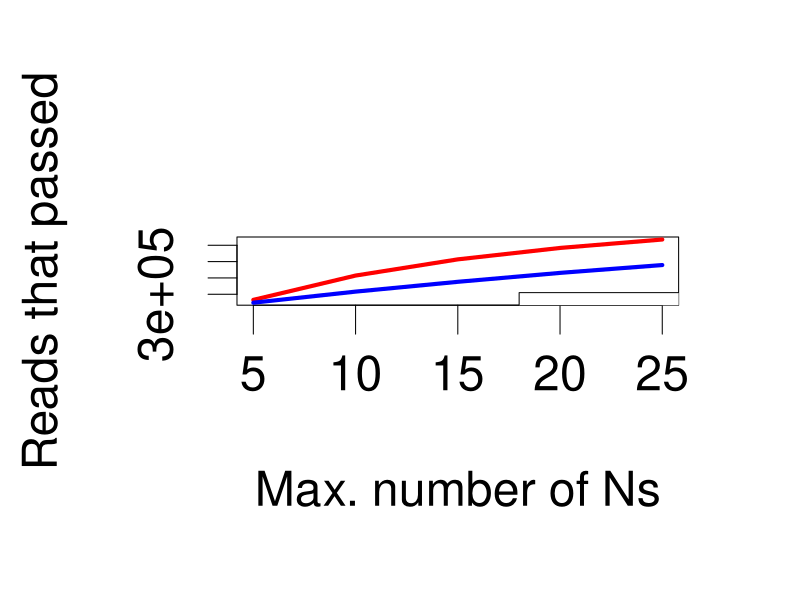
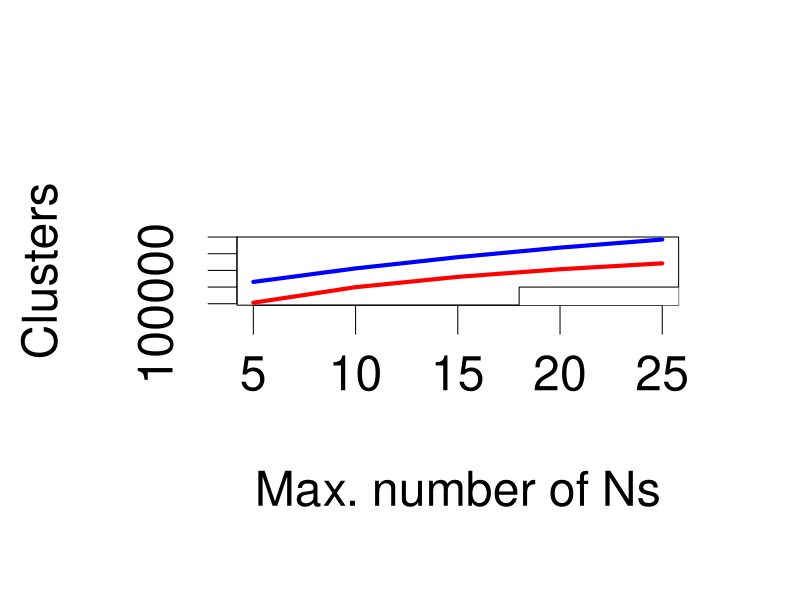
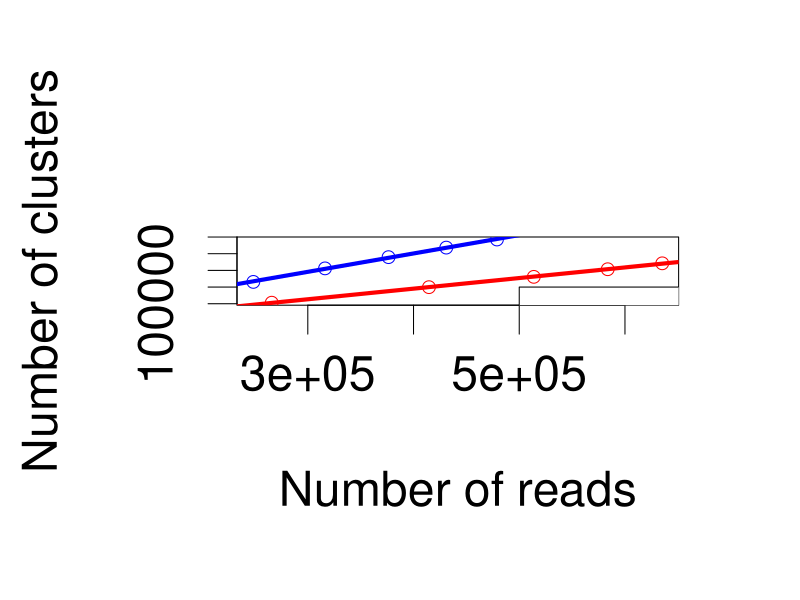

Write R code to recreate these figures, in order.
counts <- read.table('summary.txt', header=TRUE)
attach(counts)

png(filename='reads.png', width=1000, height=1000)
par(mex=1.7, cex=1.7, cex.main=1.7, cex.lab=1.7, cex.axis=1.7)
plot(MaxN, Passed, type='n', xlab='Max. number of Ns', ylab='Reads that passed')
lines(MaxN[Set=='pe'], Passed[Set=='pe'], lwd=4, col='red')
lines(MaxN[Set=='se'], Passed[Set=='se'], lwd=4, col='blue')
legend(18,310000, c('Paired', 'Merged'), lty=c(1,1), lwd=c(3,3), col=c('red','blue'), cex=1.5)
dev.off()

png(filename='clusters.png', width=1000, height=1000)
par(mex=1.7, cex=1.7, cex.main=1.7, cex.lab=1.7, cex.axis=1.7)
plot(MaxN, Clusters, type='n', xlab='Max. number of Ns', ylab='Clusters')
lines(MaxN[Set=='pe'], Clusters[Set=='pe'], lwd=4, col='red')
lines(MaxN[Set=='se'], Clusters[Set=='se'], lwd=4, col='blue')
legend(18,150000, c('Paired', 'Merged'), lty=c(1,1), lwd=c(3,3), col=c('red','blue'), cex=1.5)
dev.off()

png(filename='depth.png', width=1000, height=1000)
par(mex=1.7, cex=1.7, cex.main=1.7, cex.lab=1.7, cex.axis=1.7)
plot(Passed, Clusters, type="n", xlab='Number of reads', ylab='Number of clusters')
points(Passed[Set=='pe'], Clusters[Set=='pe'], col='red')
points(Passed[Set=='se'], Clusters[Set=='se'], col='blue')
abline(lm(Clusters[Set=='pe'] ~ Passed[Set=='pe']), lwd=4, col='red')
abline(lm(Clusters[Set=='se'] ~ Passed[Set=='se']), lwd=4, col='blue')
legend(500000, 150000, c('Paired', 'Merged'), lty=c(1,1), lwd=c(3,3), col=c('red','blue'), cex=1.5)
dev.off()

